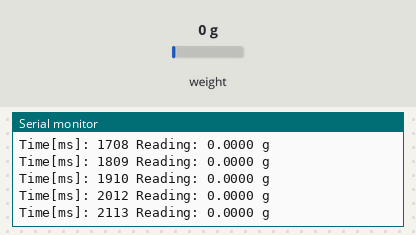
Recording of a sketch running on a simulated Arduino Uno, built with avr-gcc and run on an emulated ATmega328P. On the bench: the last lines printed to the serial monitor. The test bench sets the inputs (shaded band); at power-on: weight on the scale 0 g.

Above: at 2.2 s.
2.3 s: weight on the scale set to 100 g
At 2.33 s:
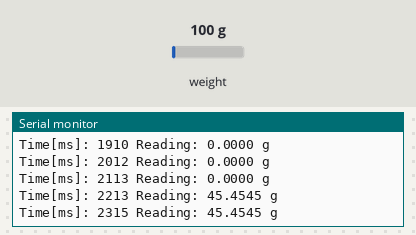
5.3 s: weight on the scale set to 1250 g
At 5.37 s:
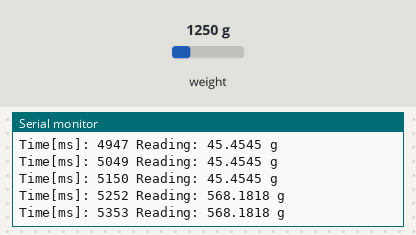
Timing chart, 0 to 8.3 s (numbered marks = the images above; inputs shaded):
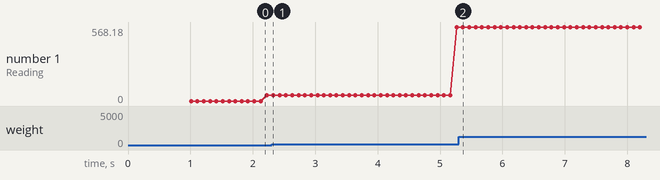

Measured:
- after the input at 2.3 s, the serial monitor: prints a new line at once (image 1)
- plotted number 1: 45.45 → 568.18 after the input at 2.3 s

The sketch:

measurement.ino
```cpp
// (licence header left out)
#include "HX711.h"

#define calibration_factor 1600000 //This value is obtained using the SparkFun_HX711_Calibration sketch

#define LOADCELL_DOUT_PIN  3
#define LOADCELL_SCK_PIN  2

HX711 scale;

void setup() {
  Serial.begin(9600);
  Serial.println("HX711 scale demo");

  scale.begin(LOADCELL_DOUT_PIN, LOADCELL_SCK_PIN);
  scale.set_scale(calibration_factor); //This value is obtained by using the SparkFun_HX711_Calibration sketch
  scale.tare(); //Assuming there is no weight on the scale at start up, reset the scale to 0

  Serial.println("Readings:");
}

void loop() {
  Serial.print("Time[ms]: ");
  Serial.print(millis());
  Serial.print(" Reading: ");
  Serial.print(scale.get_units()*1000/2.2, 4); //scale.get_units() returns a float in g
  Serial.print(" g "); //You can change this to kg but you'll need to refactor the calibration_factor
  Serial.println();
}
```
